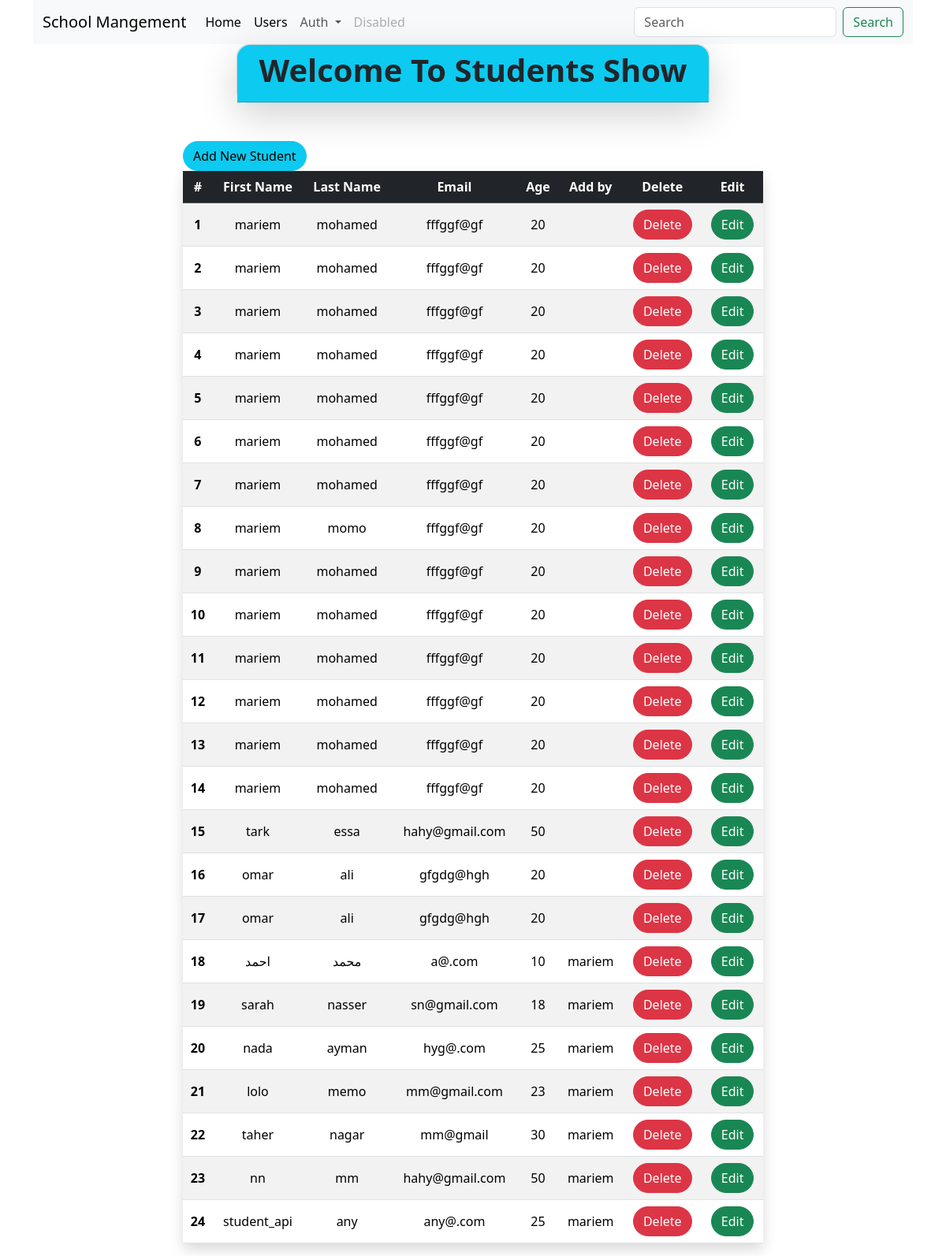
Page /student/index.php on the committed database.
### tables this page shows
CREATE TABLE `students_info` (
  `id` int(11) NOT NULL,
  `first_name` varchar(250) NOT NULL,
  `last_name` varchar(250) NOT NULL,
  `email` varchar(250) NOT NULL,
  `age` int(11) NOT NULL,
  `user_id` int(11) NOT NULL
);

CREATE TABLE `users` (
  `id` int(11) NOT NULL,
  `user_name` varchar(250) NOT NULL,
  `email` varchar(250) NOT NULL,
  `password` varchar(250) NOT NULL
);

### Conect.php (called while the page is built, shortened)
<?php
class Conect{
    private $conn;
    public function __construct()
    {
        $this->conn = mysqli_connect(self::host_name, self::user_name,self::password,self::db);
    }
    public function select(string $tableName):array
    {
        $s = "SELECT * FROM $tableName";
         $rows = $this->conn->query($s);
         if($rows->num_rows>0){
            $data= $rows->fetch_all(MYSQLI_ASSOC);
            return $data;
         }
         return[];
    }
    public function selectOne($tableName,$id):array{
        $s= "select * from $tableName where id=$id limit 1" ;
        $row= $this->conn->query($s);
        if($row->num_rows >0){
            $data= $row->fetch_assoc();
            return $data;
        }
        return [];
    }
}
?>

### student/index.php (the view, shortened to what this page needs)
<?php
include_once "../Conect.php";
$Conect= new Conect();
$studentData= $Conect->select("students_info");
include_once "../header.php";
?>
        <div class="card shadow-lg rounded-4 mx-auto" style="max-width: 600px;">
        <div class="card-header bg-info text-dark text-center rounded-top-4">
         <h1 class="card-title fw-bold">Welcome To Students Show</h1>
        </div>
        </div>
    <div class="row justify-content-center mt-5">
        <div class="col-8">
            <a class="btn btn-info rounded-pill" href="\school_mangment\student\add.php">Add New Student</a>
        <table class="table table-striped shadow table-hover align-middle text-center">
  <thead class="table-dark">
    <tr>
      <th scope="col">#</th>
      <th scope="col">First Name</th>
      <th scope="col">Last Name</th>
      <th scope="col">Email</th>
      <th scope="col">Age</th>
      <th scope="col">Add by</th>
      <th scope="col">Delete</th>
      <th scope="col">Edit</th>
    </tr>
  </thead>
  <tbody>
    <?php foreach($studentData as $key=>$value){?>
         <tr>
      <th scope="row"><?= $key +1 ?></th>
      <td><?= $value['first_name'] ?></td>
      <td><?= $value['last_name'] ?></td>
      <td><?= $value['email'] ?></td>
      <td><?= $value['age'] ?></td>
      <td><?= @$Conect->selectOne('users',$value['user_id'])['user_name'] ?></td>
      <td>
        <form method="POST" onsubmit="return confirm('are you sure to delete student')">
            <input type="submit" class="btn btn-danger rounded-pill" value="Delete">
        </form>
      </td>
        <td>
            <a class="btn btn-success rounded-pill" href="\school_mangment\student\edit.php?id=<?= $value['id'] ?>">Edit</a>
        </td>
    </tr>
    <?php }?>
  </tbody>
</table>
        </div>
    </div>
    <?php
    include_once "../footer.php";

### header.php (shortened to what this page needs)
<!DOCTYPE html>
<html lang="en">
<head>
    <link rel="stylesheet" href="/school_mangment/assests/style/bootstrap.min.css">
</head>
<body>
   <div class="container">
    <nav class="navbar navbar-expand-lg bg-body-tertiary">
  <div class="container-fluid">
    <a class="navbar-brand" href="/school_mangment"><?php print isset($_SESSION['userName']) ? $_SESSION['userName']:"School Mangement" ?></a>
    <div class="collapse navbar-collapse" id="navbarSupportedContent">
      <ul class="navbar-nav me-auto mb-2 mb-lg-0">
        <li class="nav-item">
          <a class="nav-link active" aria-current="page" href="/school_mangment">Home</a>
          </li>
<li class="nav-item">
          <a class="nav-link active" aria-current="page" href="/school_mangment/users">Users</a>
        </li>
        <li class="nav-item dropdown">
          <a class="nav-link dropdown-toggle" href="#" role="button" data-bs-toggle="dropdown" aria-expanded="false">
            Auth
          </a>
        </li>
        <li class="nav-item">
          <a class="nav-link disabled" aria-disabled="true">Disabled</a>
        </li>
      </ul>
      <form class="d-flex" role="search">
        <input class="form-control me-2" type="search" placeholder="Search" aria-label="Search"/>
        <button class="btn btn-outline-success" type="submit">Search</button>
      </form>
    </div>
  </div>
</nav>

### footer.php (shortened to what this page needs)
   </div>
</body>
</html>

### rows in the picture
students_info: first_name "mariem", last_name "mohamed", email "fffggf@gf", age "20"
students_info: first_name "mariem", last_name "mohamed", email "fffggf@gf", age "20"
students_info: first_name "mariem", last_name "mohamed", email "fffggf@gf", age "20"
students_info: first_name "mariem", last_name "mohamed", email "fffggf@gf", age "20"
students_info: first_name "mariem", last_name "mohamed", email "fffggf@gf", age "20"
students_info: first_name "mariem", last_name "mohamed", email "fffggf@gf", age "20"
students_info: first_name "mariem", last_name "mohamed", email "fffggf@gf", age "20"
students_info: first_name "mariem", last_name "momo", email "fffggf@gf", age "20"
students_info: first_name "mariem", last_name "mohamed", email "fffggf@gf", age "20"
students_info: first_name "mariem", last_name "mohamed", email "fffggf@gf", age "20"
students_info: first_name "mariem", last_name "mohamed", email "fffggf@gf", age "20"
students_info: first_name "mariem", last_name "mohamed", email "fffggf@gf", age "20"
students_info: first_name "mariem", last_name "mohamed", email "fffggf@gf", age "20"
students_info: first_name "mariem", last_name "mohamed", email "fffggf@gf", age "20"
students_info: first_name "tark", last_name "essa", email "hahy@gmail.com", age "50"
students_info: first_name "omar", last_name "ali", email "gfgdg@hgh", age "20"
students_info: first_name "omar", last_name "ali", email "gfgdg@hgh", age "20"
students_info: first_name "احمد", last_name "محمد", email "a@.com", age "10", user.user_name "mariem"
students_info: first_name "sarah", last_name "nasser", email "sn@gmail.com", age "18", user.user_name "mariem"
students_info: first_name "nada", last_name "ayman", email "hyg@.com", age "25", user.user_name "mariem"
students_info: first_name "lolo", last_name "memo", email "mm@gmail.com", age "23", user.user_name "mariem"
students_info: first_name "taher", last_name "nagar", email "mm@gmail", age "30", user.user_name "mariem"
students_info: first_name "nn", last_name "mm", email "hahy@gmail.com", age "50", user.user_name "mariem"
students_info: first_name "student_api", last_name "any", email "any@.com", age "25", user.user_name "mariem"
